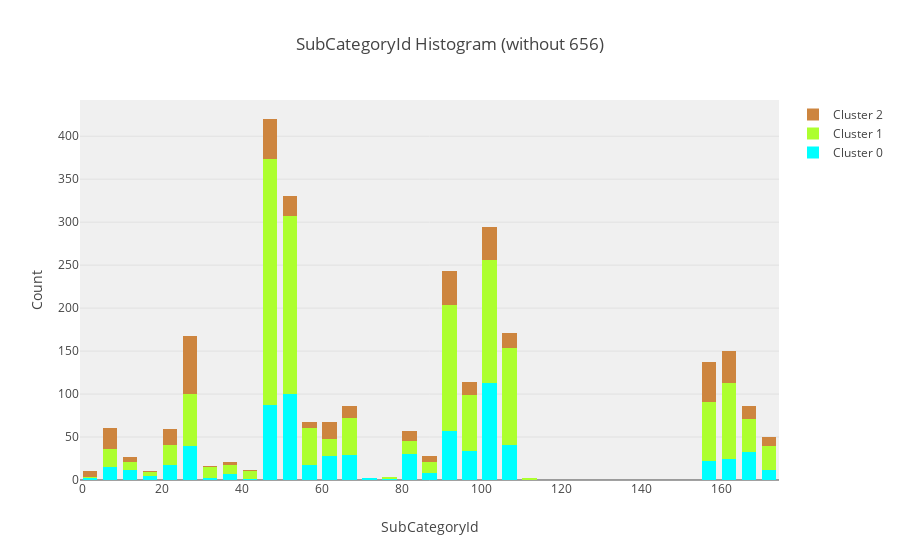

Here is the notebook cell this chart was saved with:
### Code cell
# Get SubCategoryId histogram filled by the color of its cluster. 
data_plot = []
for c in range(max(clusters) + 1) :
    data_plot.append(
        go.Histogram(
            x = data_without_656[SUBCATEGORYID_COLUMN][clusters == c].values,
            name = 'Cluster ' + str(c),
            marker = dict(
                color = COLOR_MAP[c]
            )
        )
    )
    
layout = go.Layout(
    title='SubCategoryId Histogram (without 656)',
    xaxis=dict(
        title='SubCategoryId'
    ),
    yaxis=dict(
        title='Count'
    ),
    bargap=0.2,
    bargroupgap=0.1,
    barmode='stack',
    plot_bgcolor='rgba(240,240,240, 0.95)'
)

fig = go.Figure(data=data_plot, layout=layout)
offline.iplot(fig)
pio.write_image(fig, get_path('histogram_subcategoryid_per_cluster_without656'))
Image(get_path('histogram_subcategoryid_per_cluster_without656'))

### Figure 1 — Plotly figure (JSON) as saved in the notebook; plotly's stock layout.template omitted (floating-point values rounded to 4 significant figures; data arrays with more than 128 entries replaced by an {"elided": "..."} marker saying what was removed)
{"data": [{"marker": {"color": "aqua"}, "name": "Cluster 0", "type": "histogram", "uid": "0c1d2c9a-806e-4cc3-9d90-8034ef005313", "x": {"elided": "738 int values"}}, {"marker": {"color": "greenyellow"}, "name": "Cluster 1", "type": "histogram", "uid": "dffc4be9-92fd-41a4-b244-f753af7ed120", "x": {"elided": "1476 int values"}}, {"marker": {"color": "peru"}, "name": "Cluster 2", "type": "histogram", "uid": "5ec4b812-5660-4b8a-9a2a-7d9aa3f55635", "x": {"elided": "479 int values"}}], "layout": {"bargap": 0.2, "bargroupgap": 0.1, "barmode": "stack", "plot_bgcolor": "rgba(240,240,240, 0.95)", "title": {"text": "SubCategoryId Histogram (without 656)"}, "xaxis": {"title": {"text": "SubCategoryId"}}, "yaxis": {"title": {"text": "Count"}}}}
